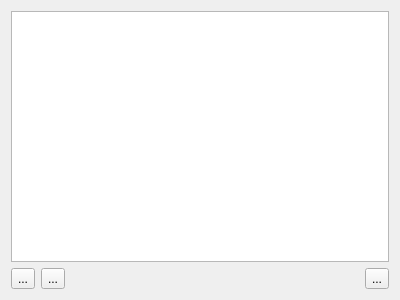
<?xml version="1.0" encoding="UTF-8"?>
<ui version="4.0">
 <class>ProfileManagerWidget</class>
 <widget class="QWidget" name="ProfileManagerWidget">
  <property name="geometry">
   <rect>
    <x>0</x>
    <y>0</y>
    <width>400</width>
    <height>300</height>
   </rect>
  </property>
  <property name="windowTitle">
   <string>Form</string>
  </property>
  <property name="locale">
   <locale language="English" country="UnitedStates"/>
  </property>
  <layout class="QVBoxLayout" name="verticalLayout">
   <item>
    <widget class="QListWidget" name="configProfileList"/>
   </item>
   <item>
    <layout class="QHBoxLayout" name="horizontalLayout_3">
     <item>
      <widget class="QToolButton" name="profileAdd">
       <property name="text">
        <string>...</string>
       </property>
       <property name="icon">
        <iconset theme="list-add">
         <normaloff>.</normaloff>.</iconset>
       </property>
      </widget>
     </item>
     <item>
      <widget class="QToolButton" name="profileClone">
       <property name="text">
        <string>...</string>
       </property>
       <property name="icon">
        <iconset theme="edit-copy">
         <normaloff>.</normaloff>.</iconset>
       </property>
      </widget>
     </item>
     <item>
      <spacer name="horizontalSpacer_4">
       <property name="orientation">
        <enum>Qt::Horizontal</enum>
       </property>
       <property name="sizeHint" stdset="0">
        <size>
         <width>40</width>
         <height>20</height>
        </size>
       </property>
      </spacer>
     </item>
     <item>
      <widget class="QToolButton" name="profileDelete">
       <property name="text">
        <string>...</string>
       </property>
       <property name="icon">
        <iconset theme="list-remove">
         <normaloff>.</normaloff>.</iconset>
       </property>
      </widget>
     </item>
    </layout>
   </item>
  </layout>
 </widget>
 <resources/>
 <connections/>
</ui>
